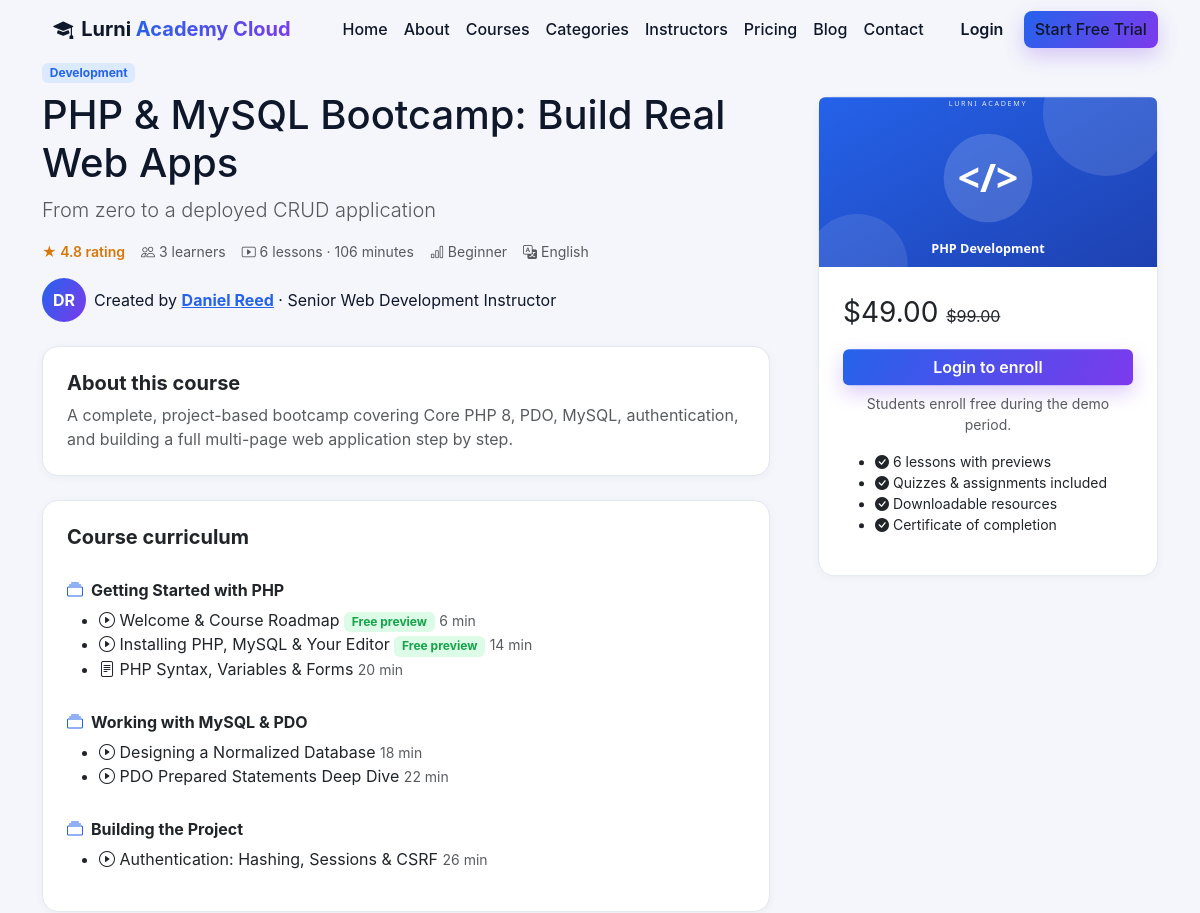
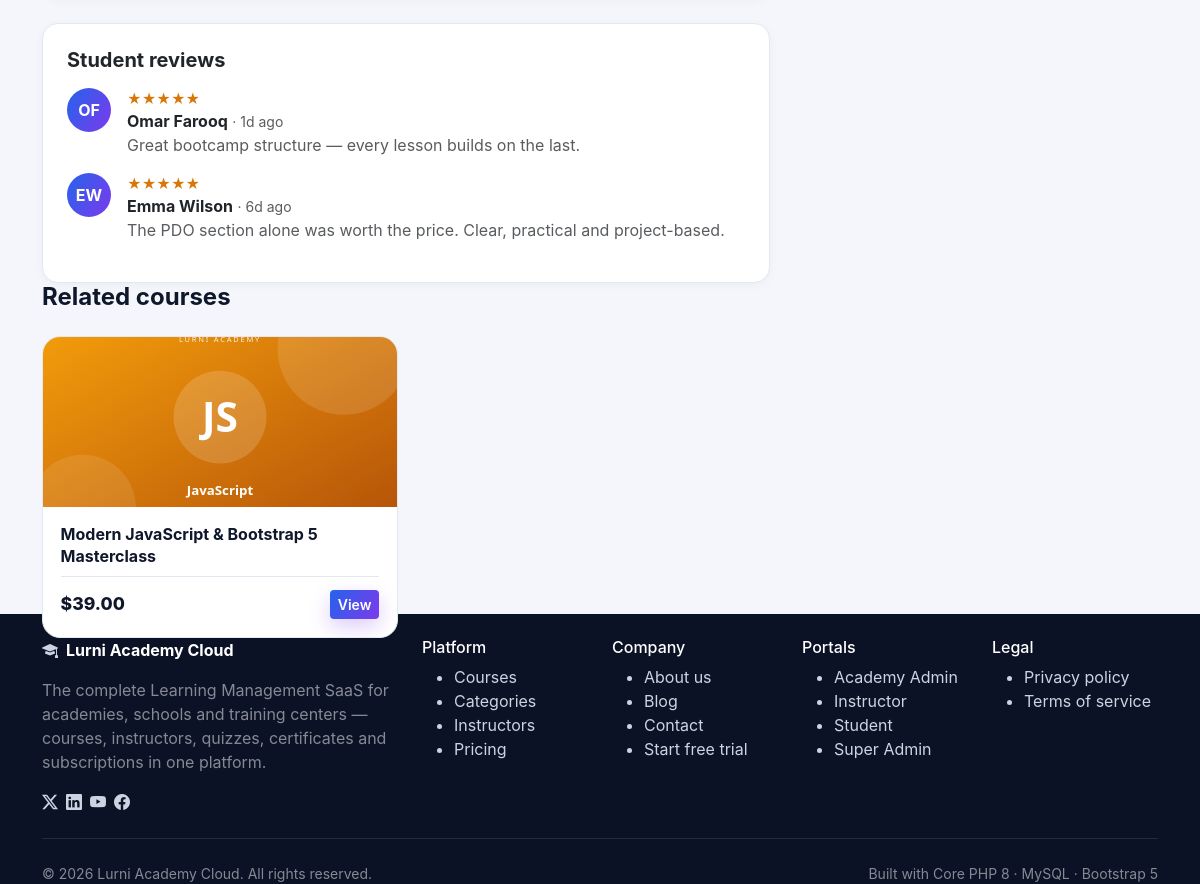
The app's page /course.php?id=1 with its own data (2 pictures, top to bottom).
### tables this page shows
CREATE TABLE courses (
  id INT UNSIGNED AUTO_INCREMENT PRIMARY KEY,
  tenant_id INT UNSIGNED NOT NULL,
  instructor_id INT UNSIGNED NULL,
  category_id INT UNSIGNED NULL,
  title VARCHAR(190) NOT NULL,
  slug VARCHAR(190) NOT NULL,
  subtitle VARCHAR(255) NULL,
  description TEXT NULL,
  objectives TEXT NULL,
  requirements TEXT NULL,
  thumbnail VARCHAR(255) NULL,
  level ENUM('beginner','intermediate','advanced','all_levels') NOT NULL DEFAULT 'beginner',
  price DECIMAL(10,2) NOT NULL DEFAULT 0,
  old_price DECIMAL(10,2) NULL,
  language VARCHAR(60) NOT NULL DEFAULT 'English',
  rating DECIMAL(3,2) NOT NULL DEFAULT 0,
  status ENUM('draft','published','archived') NOT NULL DEFAULT 'draft',
  approval_status ENUM('pending','approved','rejected') NOT NULL DEFAULT 'approved',
  visibility ENUM('public','unlisted','private') NOT NULL DEFAULT 'public',
  is_featured TINYINT(1) NOT NULL DEFAULT 0,
  duration_minutes INT UNSIGNED NOT NULL DEFAULT 0,
  created_at DATETIME NOT NULL DEFAULT CURRENT_TIMESTAMP,
  updated_at DATETIME NOT NULL DEFAULT CURRENT_TIMESTAMP ON UPDATE CURRENT_TIMESTAMP,
  UNIQUE KEY uq_course_tenant_slug (tenant_id, slug),
  INDEX idx_course_tenant_status (tenant_id, status),
  CONSTRAINT fk_course_tenant FOREIGN KEY (tenant_id) REFERENCES tenants(id) ON DELETE CASCADE,
  CONSTRAINT fk_course_instructor FOREIGN KEY (instructor_id) REFERENCES instructors(id) ON DELETE SET NULL,
  CONSTRAINT fk_course_category FOREIGN KEY (category_id) REFERENCES categories(id) ON DELETE SET NULL
);

CREATE TABLE categories (
  id INT UNSIGNED AUTO_INCREMENT PRIMARY KEY,
  tenant_id INT UNSIGNED NOT NULL,
  name VARCHAR(120) NOT NULL,
  slug VARCHAR(120) NOT NULL,
  icon VARCHAR(60) NULL,
  color VARCHAR(20) NULL,
  description VARCHAR(255) NULL,
  status ENUM('active','hidden') NOT NULL DEFAULT 'active',
  created_at DATETIME NOT NULL DEFAULT CURRENT_TIMESTAMP,
  UNIQUE KEY uq_cat_tenant_slug (tenant_id, slug),
  CONSTRAINT fk_cat_tenant FOREIGN KEY (tenant_id) REFERENCES tenants(id) ON DELETE CASCADE
);

CREATE TABLE users (
  id INT UNSIGNED AUTO_INCREMENT PRIMARY KEY,
  tenant_id INT UNSIGNED NULL,
  name VARCHAR(120) NOT NULL,
  email VARCHAR(190) NOT NULL UNIQUE,
  password_hash VARCHAR(255) NOT NULL,
  role ENUM('super_admin','admin','instructor','student') NOT NULL DEFAULT 'student',
  status ENUM('active','pending','suspended') NOT NULL DEFAULT 'active',
  avatar VARCHAR(255) NULL,
  phone VARCHAR(40) NULL,
  email_verified_at DATETIME NULL,
  verification_token VARCHAR(120) NULL,
  activation_token VARCHAR(120) NULL,
  two_factor_secret VARCHAR(120) NULL,
  remember_token VARCHAR(64) NULL,
  failed_attempts TINYINT UNSIGNED NOT NULL DEFAULT 0,
  locked_until DATETIME NULL,
  last_login_at DATETIME NULL,
  created_at DATETIME NOT NULL DEFAULT CURRENT_TIMESTAMP,
  updated_at DATETIME NOT NULL DEFAULT CURRENT_TIMESTAMP ON UPDATE CURRENT_TIMESTAMP,
  INDEX idx_users_tenant (tenant_id),
  INDEX idx_users_role (role),
  CONSTRAINT fk_users_tenant FOREIGN KEY (tenant_id) REFERENCES tenants(id) ON DELETE CASCADE
);

CREATE TABLE instructors (
  id INT UNSIGNED AUTO_INCREMENT PRIMARY KEY,
  tenant_id INT UNSIGNED NOT NULL,
  user_id INT UNSIGNED NOT NULL UNIQUE,
  title VARCHAR(140) NULL,
  bio TEXT NULL,
  expertise VARCHAR(255) NULL,
  avatar VARCHAR(255) NULL,
  status ENUM('active','suspended') NOT NULL DEFAULT 'active',
  created_at DATETIME NOT NULL DEFAULT CURRENT_TIMESTAMP,
  INDEX idx_inst_tenant (tenant_id),
  CONSTRAINT fk_inst_tenant FOREIGN KEY (tenant_id) REFERENCES tenants(id) ON DELETE CASCADE,
  CONSTRAINT fk_inst_user FOREIGN KEY (user_id) REFERENCES users(id) ON DELETE CASCADE
);

CREATE TABLE course_modules (
  id INT UNSIGNED AUTO_INCREMENT PRIMARY KEY,
  tenant_id INT UNSIGNED NOT NULL,
  course_id INT UNSIGNED NOT NULL,
  title VARCHAR(190) NOT NULL,
  description VARCHAR(255) NULL,
  sort_order SMALLINT NOT NULL DEFAULT 0,
  CONSTRAINT fk_mod_tenant FOREIGN KEY (tenant_id) REFERENCES tenants(id) ON DELETE CASCADE,
  CONSTRAINT fk_mod_course FOREIGN KEY (course_id) REFERENCES courses(id) ON DELETE CASCADE
);

CREATE TABLE lessons (
  id INT UNSIGNED AUTO_INCREMENT PRIMARY KEY,
  tenant_id INT UNSIGNED NOT NULL,
  course_id INT UNSIGNED NOT NULL,
  module_id INT UNSIGNED NULL,
  title VARCHAR(190) NOT NULL,
  type ENUM('video','text','quiz','assignment','resource') NOT NULL DEFAULT 'video',
  video_url VARCHAR(255) NULL,
  content LONGTEXT NULL,
  duration_minutes SMALLINT NOT NULL DEFAULT 0,
  is_preview TINYINT(1) NOT NULL DEFAULT 0,
  sort_order SMALLINT NOT NULL DEFAULT 0,
  created_at DATETIME NOT NULL DEFAULT CURRENT_TIMESTAMP,
  INDEX idx_lesson_course (course_id),
  CONSTRAINT fk_lesson_tenant FOREIGN KEY (tenant_id) REFERENCES tenants(id) ON DELETE CASCADE,
  CONSTRAINT fk_lesson_course FOREIGN KEY (course_id) REFERENCES courses(id) ON DELETE CASCADE,
  CONSTRAINT fk_lesson_module FOREIGN KEY (module_id) REFERENCES course_modules(id) ON DELETE SET NULL
);

CREATE TABLE reviews (
  id INT UNSIGNED AUTO_INCREMENT PRIMARY KEY,
  tenant_id INT UNSIGNED NOT NULL,
  course_id INT UNSIGNED NOT NULL,
  student_id INT UNSIGNED NOT NULL,
  rating TINYINT NOT NULL DEFAULT 5,
  comment TEXT NULL,
  status ENUM('published','hidden') NOT NULL DEFAULT 'published',
  created_at DATETIME NOT NULL DEFAULT CURRENT_TIMESTAMP,
  UNIQUE KEY uq_review (course_id, student_id),
  CONSTRAINT fk_rev_tenant FOREIGN KEY (tenant_id) REFERENCES tenants(id) ON DELETE CASCADE,
  CONSTRAINT fk_rev_course FOREIGN KEY (course_id) REFERENCES courses(id) ON DELETE CASCADE,
  CONSTRAINT fk_rev_student FOREIGN KEY (student_id) REFERENCES students(id) ON DELETE CASCADE
);

### includes/functions.php (called while the page is built, shortened)
<?php
function e(?string $v): string { return htmlspecialchars($v ?? '', ENT_QUOTES, 'UTF-8'); }
function money($n): string { return '$' . number_format((float)$n, 2); }
function initials(string $name): string {
    $parts = preg_split('/\s+/', trim($name)) ?: [];
    $out = '';
    foreach (array_slice($parts, 0, 2) as $p) $out .= strtoupper(substr($p, 0, 1));
    return $out ?: 'U';
}
function stars(float $rating): string {
    $full = (int)round($rating);
    return str_repeat('★', max(0, min(5, $full))) . str_repeat('☆', 5 - max(0, min(5, $full)));
}
function time_ago(?string $dt): string {
    $s = time() - strtotime($dt);
    if ($s < 2592000) return (int)($s / 86400) . 'd ago';
    return date('M j, Y', strtotime($dt));
}
function current_user(): ?array { return $_SESSION['user'] ?? null; }

### course.php (the view, shortened to what this page needs)
<?php
require_once __DIR__ . '/includes/site-header.php';
$pdo = db();
$id = (int)($_GET['id'] ?? 0);
$course = null; $modules = []; $lessonsByModule = []; $reviews = []; $related = [];
try {
    $s = $pdo->prepare("SELECT c.*, cat.name AS category_name, u.name AS instructor_name, i.id AS ins_id, i.title AS instructor_title, i.bio AS instructor_bio,
        (SELECT COUNT(*) FROM enrollments en WHERE en.course_id=c.id) AS learners
        FROM courses c LEFT JOIN categories cat ON cat.id=c.category_id
        LEFT JOIN instructors i ON i.id=c.instructor_id LEFT JOIN users u ON u.id=i.user_id
        WHERE c.id=? AND c.status='published' AND c.approval_status='approved' AND c.visibility<>'private'");
    $s->execute([$id]); $course = $s->fetch() ?: null;
    if ($course) {
        $s = $pdo->prepare('SELECT * FROM course_modules WHERE course_id=? ORDER BY sort_order, id');
        $s->execute([$id]); $modules = $s->fetchAll();
        $s = $pdo->prepare('SELECT * FROM lessons WHERE course_id=? ORDER BY sort_order, id');
        $s->execute([$id]);
        foreach ($s->fetchAll() as $l) $lessonsByModule[(int)($l['module_id'] ?? 0)][] = $l;
        $s = $pdo->prepare("SELECT r.*, u.name AS student_name FROM reviews r JOIN students st ON st.id=r.student_id JOIN users u ON u.id=st.user_id WHERE r.course_id=? AND r.status='published' ORDER BY r.created_at DESC LIMIT 10");
        $s->execute([$id]); $reviews = $s->fetchAll();
        $s = $pdo->prepare("SELECT c.*, (SELECT COUNT(*) FROM enrollments en WHERE en.course_id=c.id) AS learners FROM courses c WHERE c.category_id=? AND c.id<>? AND c.status='published' AND c.approval_status='approved' AND c.visibility='public' LIMIT 3");
        $s->execute([$course['category_id'], $id]); $related = $s->fetchAll();
    }
} catch (Throwable $ignored) {}
$totalLessons = array_sum(array_map('count', $lessonsByModule));
$totalMinutes = 0; foreach ($lessonsByModule as $ls) foreach ($ls as $l) $totalMinutes += (int)$l['duration_minutes'];
$user = current_user();
$enrolled = false;
?>
<?php if (!$course): ?>
<section class="section-pad"><div class="container"><div class="empty-state"><img src="/assets/img/empty.svg" alt=""><h1 class="h4 fw-bold mt-3">Course not found</h1><p class="text-muted">This course may have been unpublished or removed.</p><a class="btn btn-gradient" href="/courses.php">Browse courses</a></div></div></section>
<?php else: ?>
<section class="page-hero">
  <div class="container">
    <div class="row g-5">
      <div class="col-lg-8">
        <span class="badge bg-primary-subtle text-primary mb-2"><?= e($course['category_name'] ?? 'General') ?></span>
        <h1><?= e($course['title']) ?></h1>
        <p class="lead text-muted"><?= e($course['subtitle'] ?? '') ?></p>
        <div class="d-flex flex-wrap gap-3 text-muted small">
          <span class="text-warning fw-semibold">★ <?= number_format((float)$course['rating'], 1) ?> rating</span>
          <span><i class="bi bi-people"></i> <?= (int)$course['learners'] ?> learners</span>
          <span><i class="bi bi-play-btn"></i> <?= $totalLessons ?> lessons · <?= $totalMinutes ?> minutes</span>
          <span class="text-capitalize"><i class="bi bi-bar-chart"></i> <?= e(str_replace('_', ' ', $course['level'])) ?></span>
          <span><i class="bi bi-translate"></i> <?= e($course['language']) ?></span>
        </div>
        <div class="d-flex align-items-center gap-2 mt-3">
          <span class="avatar-circle"><?= e(initials($course['instructor_name'] ?? 'I')) ?></span>
          <span>Created by <a href="/instructor.php?id=<?= (int)($course['ins_id'] ?? 0) ?>"><strong><?= e($course['instructor_name'] ?? 'Instructor') ?></strong></a> · <?= e($course['instructor_title'] ?? '') ?></span>
        </div>
        <div class="card p-4 mt-4">
          <h2 class="h5 fw-bold">About this course</h2>
          <p class="text-muted mb-0"><?= nl2br(e($course['description'] ?? '')) ?></p>
        </div>
        <div class="card p-4 mt-4">
          <h2 class="h5 fw-bold mb-3">Course curriculum</h2>
          <?php foreach ($modules as $m): ?>
            <h3 class="h6 fw-bold mt-3"><i class="bi bi-collection me-2 text-primary"></i><?= e($m['title']) ?></h3>
            <ul class="lesson-list">
              <?php foreach ($lessonsByModule[(int)$m['id']] ?? [] as $l): ?>
              <li><i class="bi <?= $l['type'] === 'video' ? 'bi-play-circle' : ($l['type'] === 'quiz' ? 'bi-patch-question' : 'bi-file-text') ?>"></i>
                <span class="flex-grow-1"><?= e($l['title']) ?></span>
                <?php if ((int)$l['is_preview']): ?><span class="badge bg-success-subtle text-success">Free preview</span><?php endif; ?>
                <small class="text-muted"><?= (int)$l['duration_minutes'] ?> min</small></li>
              <?php endforeach; ?>
            </ul>
          <?php endforeach; ?>
        </div>
        <div class="card p-4 mt-4">
          <h2 class="h5 fw-bold mb-3">Student reviews</h2>
          <?php foreach ($reviews as $r): ?>
          <div class="d-flex gap-3 mb-3">
            <span class="avatar-circle"><?= e(initials($r['student_name'])) ?></span>
            <div><div class="text-warning small"><?= stars((float)$r['rating']) ?></div>
            <strong><?= e($r['student_name']) ?></strong> <small class="text-muted">· <?= e(time_ago($r['created_at'])) ?></small>
            <p class="text-muted mb-0"><?= e($r['comment']) ?></p></div>
          </div>
          <?php endforeach; ?>
        </div>
      </div>
      <div class="col-lg-4">
        <div class="card enroll-card sticky-top" style="top:96px">
          <img src="<?= e($course['thumbnail'] ?: '/assets/img/course-default.svg') ?>" alt="<?= e($course['title']) ?>" class="course-thumb rounded-top">
          <div class="p-4">
            <div class="price fs-3"><?= (float)$course['price'] > 0 ? money($course['price']) : 'Free' ?><?php if (!empty($course['old_price'])): ?> <del class="fs-6"><?= money($course['old_price']) ?></del><?php endif; ?></div>
            <?php if ($enrolled): ?>
              <a class="btn btn-success w-100 mt-3" href="/student/my-learning.php"><i class="bi bi-play-circle me-1"></i>Continue learning</a>
            <?php else: ?>
              <a class="btn btn-gradient w-100 mt-3" href="/auth/login.php">Login to enroll</a>
              <p class="text-muted small text-center mt-2 mb-0">Students enroll free during the demo period.</p>
            <?php endif; ?>
            <ul class="check-list small mt-3">
              <li><i class="bi bi-check-circle-fill"></i> <?= $totalLessons ?> lessons with previews</li>
              <li><i class="bi bi-check-circle-fill"></i> Quizzes & assignments included</li>
              <li><i class="bi bi-check-circle-fill"></i> Downloadable resources</li>
              <li><i class="bi bi-check-circle-fill"></i> Certificate of completion</li>
            </ul>
          </div>
        </div>
      </div>
    </div>
  </div>
</section>
<?php if ($related): ?>
<section class="section-pad pt-0"><div class="container">
  <h2 class="h4 fw-bold mb-4">Related courses</h2>
  <div class="row g-4">
    <?php foreach ($related as $c): ?>
    <div class="col-md-4"><article class="course-card">
      <a href="/course.php?id=<?= (int)$c['id'] ?>"><img src="<?= e($c['thumbnail'] ?: '/assets/img/course-default.svg') ?>" alt="" class="course-thumb"></a>
      <div class="course-body"><a class="course-title" href="/course.php?id=<?= (int)$c['id'] ?>"><?= e($c['title']) ?></a>
      <div class="course-foot"><span class="price"><?= (float)$c['price'] > 0 ? money($c['price']) : 'Free' ?></span><a class="btn btn-sm btn-gradient" href="/course.php?id=<?= (int)$c['id'] ?>">View</a></div></div>
    </article></div>
    <?php endforeach; ?>
  </div>
</div></section>
<?php endif; ?>
<?php endif; ?>
<?php require_once __DIR__ . '/includes/site-footer.php'; ?>

### assets/css/style.css (style rules this page uses)
:root { --blue:#2563eb; --blue-dark:#1d4ed8; --violet:#7c3aed; --violet-soft:#ede9fe; --ink:#0f172a; --muted:#64748b; --line:#e2e8f0; --bg:#f4f6fb; --card:#ffffff; --grad:linear-gradient(120deg,#2563eb 0%,#7c3aed 100%); --grad-soft:linear-gradient(135deg,#dbeafe 0%,#ede9fe 55%,#ffffff 100%); }
body { background:var(--bg);color:var(--ink);font-family:'Inter',system-ui,-apple-system,'Segoe UI',Roboto,sans-serif; }
a { color:var(--blue); }
.btn-gradient { background:var(--grad);color:#fff;border:none;font-weight:600;box-shadow:0 8px 20px rgba(124,58,237,.25); }
.course-card { background:#fff;border:1px solid var(--line);border-radius:18px;overflow:hidden;height:100%;display:flex;flex-direction:column;transition:.2s; }
.course-thumb { width:100%;height:170px;object-fit:cover;display:block; }
.course-body { padding:1.1rem;display:flex;flex-direction:column;gap:.55rem;flex:1; }
.course-title { font-weight:700;color:var(--ink);text-decoration:none;line-height:1.35; }
.course-foot { margin-top:auto;display:flex;justify-content:space-between;align-items:center;border-top:1px solid var(--line);padding-top:.8rem; }
.course-foot .price { font-weight:800;font-size:1.1rem; }
.card { border:1px solid var(--line);border-radius:16px;box-shadow:0 2px 10px rgba(15,23,42,.04); }
.avatar-circle { width:44px;height:44px;border-radius:50%;background:var(--grad);color:#fff;display:inline-flex;align-items:center;justify-content:center;font-weight:700;flex-shrink:0; }
.badge.bg-primary-subtle { background:#dbeafe !important; }
.badge.bg-success-subtle { background:#dcfce7 !important; }
.text-primary { color:var(--blue) !important; }
.text-success { color:#16a34a !important; }
.text-warning { color:#d97706 !important; }
img { max-width:100%; }

### records on screen
courses: category.name "Development", title "PHP & MySQL Bootcamp: Build Real Web Apps", subtitle "From zero to a deployed CRUD application", rating "4.8", level "Beginner", language "English", users.name "DR", users.name "Daniel Reed", instructor.title "Senior Web Development Instructor", description "A complete, project-based bootcamp covering Core PHP 8, PDO, MySQL, authentication, and building a full multi-page web application step by step.", thumbnail (picture), price "$49.00", old_price "$99.00"
course_modules: title "Getting Started with PHP"
lessons: title "Welcome & Course Roadmap", is_preview "Free preview", duration_minutes "6"
lessons: title "Installing PHP, MySQL & Your Editor", is_preview "Free preview", duration_minutes "14"
lessons: title "PHP Syntax, Variables & Forms", duration_minutes "20"
course_modules: title "Working with MySQL & PDO"
lessons: title "Designing a Normalized Database", duration_minutes "18"
lessons: title "PDO Prepared Statements Deep Dive", duration_minutes "22"
course_modules: title "Building the Project"
lessons: title "Authentication: Hashing, Sessions & CSRF", duration_minutes "26"
reviews: users.name "OF", rating "★★★★★", users.name "Omar Farooq", created_at "1d ago", comment "Great bootcamp structure — every lesson builds on the last."
reviews: users.name "EW", rating "★★★★★", users.name "Emma Wilson", created_at "6d ago", comment "The PDO section alone was worth the price. Clear, practical and project-based."
courses: thumbnail (picture), title "Modern JavaScript & Bootstrap 5 Masterclass", price "$39.00"

### other values on screen
$label "Home"
$label "About"
$label "Courses"
$label "Categories"
$label "Instructors"
$label "Pricing"
$label "Blog"
$label "Contact"
$course['learners'] "3"
$totalLessons "6"
$totalMinutes "106"
APP_NAME "Lurni Academy Cloud"
